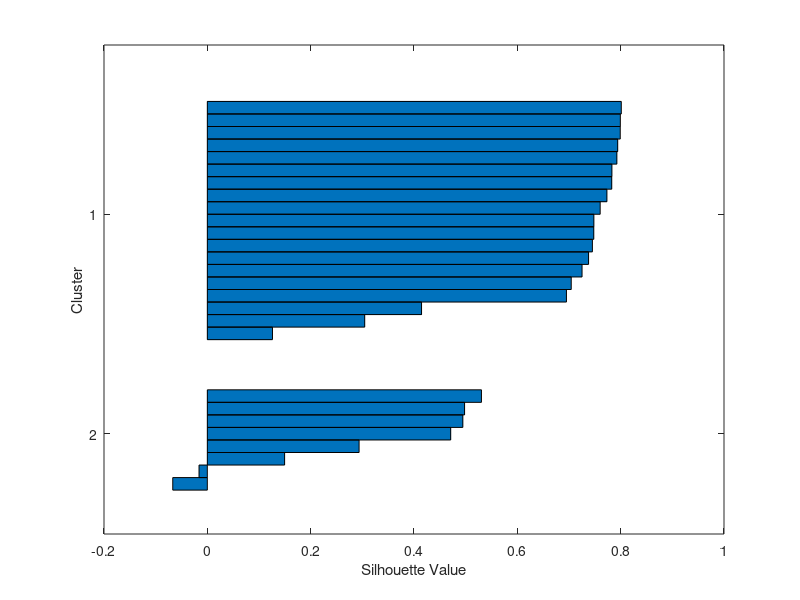
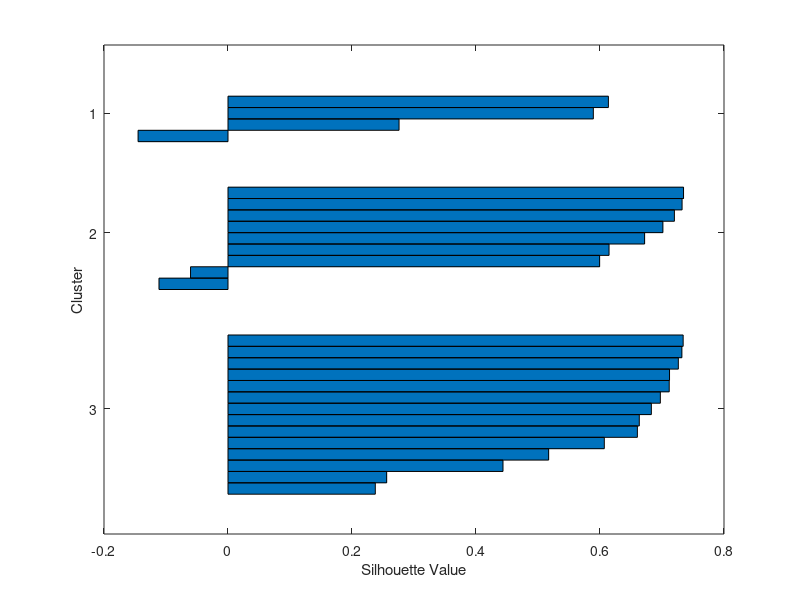
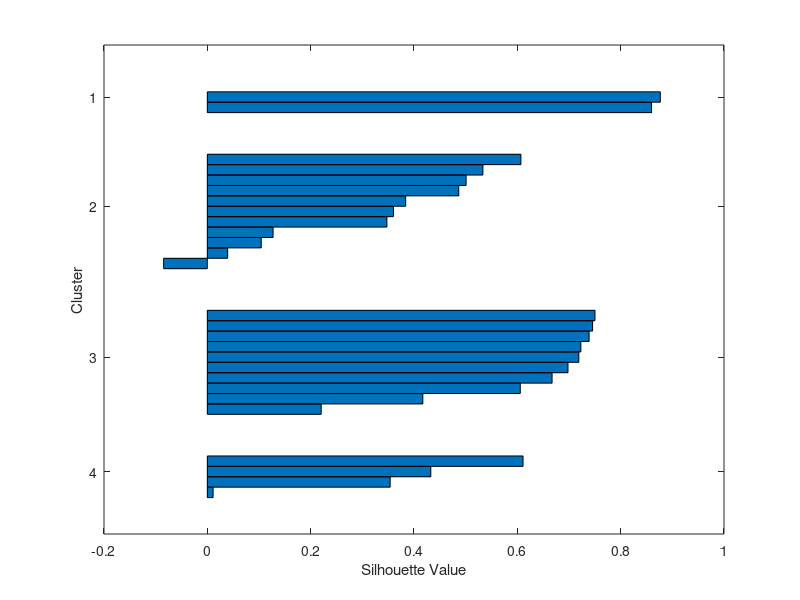
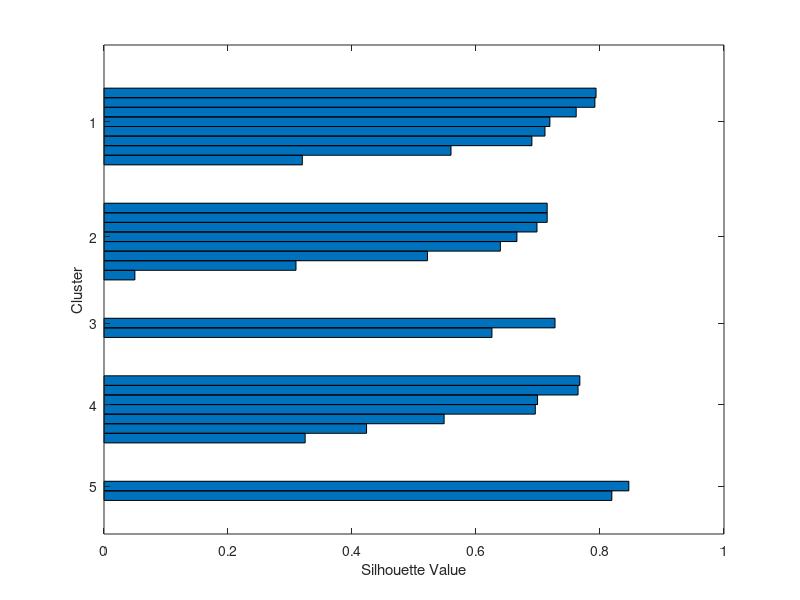

Here is the MATLAB script that generated these plots, in order:

%首先，从 Excel 文件中读取数据并存储在变量 X 中。数据包括三列，分别是 GDP 值、人口数量和人均 GDP。
clc;clear;
%data = readmatrix('E:\日常\gdp.xlsx');
X = [124369	129119	30178.2
116364	122876	29401.7
83095	87435	20411
73516	77715	18925
58887	61345.1	14969
53850	56749.8	13374.7
50012	53734.9	11899.7
48810	53109.9	12061.9
46063	48670.4	11659.8
42959	45045	10936.2
40391	42370.4	10041.4
29800	32772.7	7651.9
29619	32074.7	7320.7
27584	28975.1	6661.4
27146	28954.2	6852.16
24740	26300.9	6250.83
22590	25642.6	5824.33
20514	23159	5344
19586	20164.6	4939.77
16000	17741.3	4149.52
14879	15901	3104.4
13235	13070.2	2833.88
10243	11201.6	2670.7
6475	6818.22	1775.96
4522	5069.57	1206.76
3346	3610.1	888.93
2000	2134.62	575.87
];
x=X;
%获取数据矩阵的行数和列数，并初始化一些变量。
 [m,n]=size(x);
 lunkuo=ones(1,m);
 julei=ones(m);
%循环遍历不同的聚类数量，从 1 到数据点的数量。
for k=1: m
    % 调用kmeans函数进行聚类分析
    % 这里我分别计算了k从1-27的值，是为了得出所有的聚类结果和轮廓系数
    % 当然，最后我进行根据最优k值进行选择我要的数据
    [idx, centers] = kmeans(x, k);
    % 计算每个数据点的轮廓系数，并求其平均值。
    s = silhouette(x,idx,'Euclidean');
    mean_s = mean(s);
    % 将平均轮廓系数保存到向量 lunkuo 中。
    lunkuo(1,k)=mean_s;
    %每一列对应一个聚类簇，将每个数据点的聚类结果保存到矩阵 julei 中。
    julei(:,k)=idx;
end
% 绘制k值与轮廓系数的折线图
k_values = 1:m; % k值范围从1到数据点数量
plot(k_values, lunkuo, 'bo-');
xlabel('Number of clusters (k)');
ylabel('Average silhouette score');
title('Silhouette analysis for k-means clustering');
grid on;
